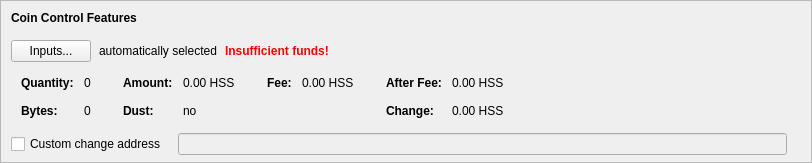
    <widget class="QFrame" name="frameCoinControl">
     <property name="sizePolicy">
      <sizepolicy hsizetype="Expanding" vsizetype="Expanding">
       <horstretch>0</horstretch>
       <verstretch>0</verstretch>
      </sizepolicy>
     </property>
     <property name="maximumSize">
      <size>
       <width>16777215</width>
       <height>16777215</height>
      </size>
     </property>
     <property name="frameShape">
      <enum>QFrame::StyledPanel</enum>
     </property>
     <property name="frameShadow">
      <enum>QFrame::Sunken</enum>
     </property>
     <layout class="QVBoxLayout" name="verticalLayoutCoinControl2">
      <property name="spacing">
       <number>0</number>
      </property>
      <property name="leftMargin">
       <number>0</number>
      </property>
      <property name="topMargin">
       <number>0</number>
      </property>
      <property name="rightMargin">
       <number>0</number>
      </property>
      <property name="bottomMargin">
       <number>6</number>
      </property>
      <item>
       <layout class="QVBoxLayout" name="verticalLayoutCoinControl" stretch="0,0,0,0,1">
        <property name="spacing">
         <number>0</number>
        </property>
        <property name="leftMargin">
         <number>10</number>
        </property>
        <property name="topMargin">
         <number>10</number>
        </property>
        <item>
         <layout class="QHBoxLayout" name="horizontalLayoutCoinControl1">
          <property name="bottomMargin">
           <number>15</number>
          </property>
          <item>
           <widget class="QLabel" name="labelCoinControlFeatures">
            <property name="sizePolicy">
             <sizepolicy hsizetype="Preferred" vsizetype="Maximum">
              <horstretch>0</horstretch>
              <verstretch>0</verstretch>
             </sizepolicy>
            </property>
            <property name="font">
             <font>
              <weight>75</weight>
              <bold>true</bold>
             </font>
            </property>
            <property name="styleSheet">
             <string notr="true">font-weight:bold;</string>
            </property>
            <property name="text">
             <string>Coin Control Features</string>
            </property>
           </widget>
          </item>
         </layout>
        </item>
        <item>
         <layout class="QHBoxLayout" name="horizontalLayoutCoinControl2" stretch="0,0,0,0">
          <property name="spacing">
           <number>8</number>
          </property>
          <property name="bottomMargin">
           <number>10</number>
          </property>
          <item>
           <widget class="QPushButton" name="pushButtonCoinControl">
            <property name="styleSheet">
             <string notr="true"/>
            </property>
            <property name="text">
             <string>Inputs...</string>
            </property>
            <property name="autoDefault">
             <bool>false</bool>
            </property>
           </widget>
          </item>
          <item>
           <widget class="QLabel" name="labelCoinControlAutomaticallySelected">
            <property name="text">
             <string>automatically selected</string>
            </property>
            <property name="margin">
             <number>5</number>
            </property>
           </widget>
          </item>
          <item>
           <widget class="QLabel" name="labelCoinControlInsuffFunds">
            <property name="font">
             <font>
              <weight>75</weight>
              <bold>true</bold>
             </font>
            </property>
            <property name="styleSheet">
             <string notr="true">color:red;font-weight:bold;</string>
            </property>
            <property name="text">
             <string>Insufficient funds!</string>
            </property>
            <property name="margin">
             <number>5</number>
            </property>
           </widget>
          </item>
          <item>
           <spacer name="horizontalSpacerCoinControl">
            <property name="orientation">
             <enum>Qt::Horizontal</enum>
            </property>
            <property name="sizeHint" stdset="0">
             <size>
              <width>40</width>
              <height>1</height>
             </size>
            </property>
           </spacer>
          </item>
         </layout>
        </item>
        <item>
         <widget class="QWidget" name="widgetCoinControl" native="true">
          <property name="sizePolicy">
           <sizepolicy hsizetype="Preferred" vsizetype="Preferred">
            <horstretch>0</horstretch>
            <verstretch>0</verstretch>
           </sizepolicy>
          </property>
          <property name="minimumSize">
           <size>
            <width>0</width>
            <height>0</height>
           </size>
          </property>
          <property name="styleSheet">
           <string notr="true"/>
          </property>
          <layout class="QHBoxLayout" name="horizontalLayoutCoinControl5">
           <property name="leftMargin">
            <number>0</number>
           </property>
           <property name="topMargin">
            <number>0</number>
           </property>
           <property name="rightMargin">
            <number>0</number>
           </property>
           <property name="bottomMargin">
            <number>0</number>
           </property>
           <item>
            <layout class="QHBoxLayout" name="horizontalLayoutCoinControl3" stretch="0,0,0,1">
             <property name="spacing">
              <number>20</number>
             </property>
             <property name="topMargin">
              <number>0</number>
             </property>
             <property name="bottomMargin">
              <number>10</number>
             </property>
             <item>
              <layout class="QFormLayout" name="formLayoutCoinControl1">
               <property name="horizontalSpacing">
                <number>10</number>
               </property>
               <property name="verticalSpacing">
                <number>14</number>
               </property>
               <property name="leftMargin">
                <number>10</number>
               </property>
               <property name="topMargin">
                <number>4</number>
               </property>
               <property name="rightMargin">
                <number>6</number>
               </property>
               <item row="0" column="0">
                <widget class="QLabel" name="labelCoinControlQuantityText">
                 <property name="font">
                  <font>
                   <weight>75</weight>
                   <bold>true</bold>
                  </font>
                 </property>
                 <property name="text">
                  <string>Quantity:</string>
                 </property>
                 <property name="margin">
                  <number>0</number>
                 </property>
                </widget>
               </item>
               <item row="0" column="1">
                <widget class="QLabel" name="labelCoinControlQuantity">
                 <property name="cursor">
                  <cursorShape>IBeamCursor</cursorShape>
                 </property>
                 <property name="contextMenuPolicy">
                  <enum>Qt::ActionsContextMenu</enum>
                 </property>
                 <property name="text">
                  <string notr="true">0</string>
                 </property>
                 <property name="margin">
                  <number>0</number>
                 </property>
                 <property name="textInteractionFlags">
                  <set>Qt::LinksAccessibleByMouse|Qt::TextSelectableByKeyboard|Qt::TextSelectableByMouse</set>
                 </property>
                </widget>
               </item>
               <item row="1" column="0">
                <widget class="QLabel" name="labelCoinControlBytesText">
                 <property name="font">
                  <font>
                   <weight>75</weight>
                   <bold>true</bold>
                  </font>
                 </property>
                 <property name="text">
                  <string>Bytes:</string>
                 </property>
                </widget>
               </item>
               <item row="1" column="1">
                <widget class="QLabel" name="labelCoinControlBytes">
                 <property name="cursor">
                  <cursorShape>IBeamCursor</cursorShape>
                 </property>
                 <property name="contextMenuPolicy">
                  <enum>Qt::ActionsContextMenu</enum>
                 </property>
                 <property name="text">
                  <string notr="true">0</string>
                 </property>
                 <property name="textInteractionFlags">
                  <set>Qt::LinksAccessibleByMouse|Qt::TextSelectableByKeyboard|Qt::TextSelectableByMouse</set>
                 </property>
                </widget>
               </item>
              </layout>
             </item>
             <item>
              <layout class="QFormLayout" name="formLayoutCoinControl2">
               <property name="horizontalSpacing">
                <number>10</number>
               </property>
               <property name="verticalSpacing">
                <number>14</number>
               </property>
               <property name="leftMargin">
                <number>6</number>
               </property>
               <property name="topMargin">
                <number>4</number>
               </property>
               <property name="rightMargin">
                <number>6</number>
               </property>
               <item row="0" column="0">
                <widget class="QLabel" name="labelCoinControlAmountText">
                 <property name="font">
                  <font>
                   <weight>75</weight>
                   <bold>true</bold>
                  </font>
                 </property>
                 <property name="text">
                  <string>Amount:</string>
                 </property>
                 <property name="margin">
                  <number>0</number>
                 </property>
                </widget>
               </item>
               <item row="0" column="1">
                <widget class="QLabel" name="labelCoinControlAmount">
                 <property name="cursor">
                  <cursorShape>IBeamCursor</cursorShape>
                 </property>
                 <property name="contextMenuPolicy">
                  <enum>Qt::ActionsContextMenu</enum>
                 </property>
                 <property name="text">
                  <string notr="true">0.00 HSS</string>
                 </property>
                 <property name="textInteractionFlags">
                  <set>Qt::LinksAccessibleByMouse|Qt::TextSelectableByKeyboard|Qt::TextSelectableByMouse</set>
                 </property>
                </widget>
               </item>
               <item row="1" column="0">
                <widget class="QLabel" name="labelCoinControlLowOutputText">
                 <property name="font">
                  <font>
                   <weight>75</weight>
                   <bold>true</bold>
                  </font>
                 </property>
                 <property name="text">
                  <string>Dust:</string>
                 </property>
                </widget>
               </item>
               <item row="1" column="1">
                <widget class="QLabel" name="labelCoinControlLowOutput">
                 <property name="cursor">
                  <cursorShape>IBeamCursor</cursorShape>
                 </property>
                 <property name="contextMenuPolicy">
                  <enum>Qt::ActionsContextMenu</enum>
                 </property>
                 <property name="text">
                  <string notr="true">no</string>
                 </property>
                 <property name="textInteractionFlags">
                  <set>Qt::LinksAccessibleByMouse|Qt::TextSelectableByKeyboard|Qt::TextSelectableByMouse</set>
                 </property>
                </widget>
               </item>
              </layout>
             </item>
             <item>
              <layout class="QFormLayout" name="formLayoutCoinControl3">
               <property name="horizontalSpacing">
                <number>10</number>
               </property>
               <property name="verticalSpacing">
                <number>14</number>
               </property>
               <property name="leftMargin">
                <number>6</number>
               </property>
               <property name="topMargin">
                <number>4</number>
               </property>
               <property name="rightMargin">
                <number>6</number>
               </property>
               <item row="0" column="0">
                <widget class="QLabel" name="labelCoinControlFeeText">
                 <property name="font">
                  <font>
                   <weight>75</weight>
                   <bold>true</bold>
                  </font>
                 </property>
                 <property name="text">
                  <string>Fee:</string>
                 </property>
                 <property name="margin">
                  <number>0</number>
                 </property>
                </widget>
               </item>
               <item row="0" column="1">
                <widget class="QLabel" name="labelCoinControlFee">
                 <property name="cursor">
                  <cursorShape>IBeamCursor</cursorShape>
                 </property>
                 <property name="contextMenuPolicy">
                  <enum>Qt::ActionsContextMenu</enum>
                 </property>
                 <property name="text">
                  <string notr="true">0.00 HSS</string>
                 </property>
                 <property name="textInteractionFlags">
                  <set>Qt::LinksAccessibleByMouse|Qt::TextSelectableByKeyboard|Qt::TextSelectableByMouse</set>
                 </property>
                </widget>
               </item>
              </layout>
             </item>
             <item>
              <layout class="QFormLayout" name="formLayoutCoinControl4">
               <property name="horizontalSpacing">
                <number>10</number>
               </property>
               <property name="verticalSpacing">
                <number>14</number>
               </property>
               <property name="leftMargin">
                <number>6</number>
               </property>
               <property name="topMargin">
                <number>4</number>
               </property>
               <property name="rightMargin">
                <number>6</number>
               </property>
               <item row="0" column="0">
                <widget class="QLabel" name="labelCoinControlAfterFeeText">
                 <property name="font">
                  <font>
                   <weight>75</weight>
                   <bold>true</bold>
                  </font>
                 </property>
                 <property name="text">
                  <string>After Fee:</string>
                 </property>
                 <property name="margin">
                  <number>0</number>
                 </property>
                </widget>
               </item>
               <item row="0" column="1">
                <widget class="QLabel" name="labelCoinControlAfterFee">
                 <property name="cursor">
                  <cursorShape>IBeamCursor</cursorShape>
                 </property>
                 <property name="contextMenuPolicy">
                  <enum>Qt::ActionsContextMenu</enum>
                 </property>
                 <property name="text">
                  <string notr="true">0.00 HSS</string>
                 </property>
                 <property name="textInteractionFlags">
                  <set>Qt::LinksAccessibleByMouse|Qt::TextSelectableByKeyboard|Qt::TextSelectableByMouse</set>
                 </property>
                </widget>
               </item>
               <item row="1" column="0">
                <widget class="QLabel" name="labelCoinControlChangeText">
                 <property name="font">
                  <font>
                   <weight>75</weight>
                   <bold>true</bold>
                  </font>
                 </property>
                 <property name="text">
                  <string>Change:</string>
                 </property>
                </widget>
               </item>
               <item row="1" column="1">
                <widget class="QLabel" name="labelCoinControlChange">
                 <property name="cursor">
                  <cursorShape>IBeamCursor</cursorShape>
                 </property>
                 <property name="contextMenuPolicy">
                  <enum>Qt::ActionsContextMenu</enum>
                 </property>
                 <property name="text">
                  <string notr="true">0.00 HSS</string>
                 </property>
                 <property name="textInteractionFlags">
                  <set>Qt::LinksAccessibleByMouse|Qt::TextSelectableByKeyboard|Qt::TextSelectableByMouse</set>
                 </property>
                </widget>
               </item>
              </layout>
             </item>
            </layout>
           </item>
          </layout>
         </widget>
        </item>
        <item>
         <layout class="QHBoxLayout" name="horizontalLayoutCoinControl4" stretch="0,0,0">
          <property name="spacing">
           <number>12</number>
          </property>
          <property name="sizeConstraint">
           <enum>QLayout::SetDefaultConstraint</enum>
          </property>
          <property name="topMargin">
           <number>5</number>
          </property>
          <property name="rightMargin">
           <number>5</number>
          </property>
          <item>
           <widget class="QCheckBox" name="checkBoxCoinControlChange">
            <property name="toolTip">
             <string>If this is activated, but the change address is empty or invalid, change will be sent to a newly generated address.</string>
            </property>
            <property name="text">
             <string>Custom change address</string>
            </property>
           </widget>
          </item>
          <item>
           <widget class="QValidatedLineEdit" name="lineEditCoinControlChange">
            <property name="enabled">
             <bool>false</bool>
            </property>
            <property name="sizePolicy">
             <sizepolicy hsizetype="Expanding" vsizetype="Fixed">
              <horstretch>0</horstretch>
              <verstretch>0</verstretch>
             </sizepolicy>
            </property>
           </widget>
          </item>
          <item>
           <widget class="QLabel" name="labelCoinControlChangeLabel">
            <property name="sizePolicy">
             <sizepolicy hsizetype="Preferred" vsizetype="Expanding">
              <horstretch>0</horstretch>
              <verstretch>0</verstretch>
             </sizepolicy>
            </property>
            <property name="minimumSize">
             <size>
              <width>0</width>
              <height>0</height>
             </size>
            </property>
            <property name="text">
             <string/>
            </property>
            <property name="margin">
             <number>3</number>
            </property>
           </widget>
          </item>
         </layout>
        </item>
        <item>
         <spacer name="verticalSpacerCoinControl">
          <property name="orientation">
           <enum>Qt::Vertical</enum>
          </property>
          <property name="sizeHint" stdset="0">
           <size>
            <width>800</width>
            <height>1</height>
           </size>
          </property>
         </spacer>
        </item>
       </layout>
      </item>
     </layout>
    </widget>
